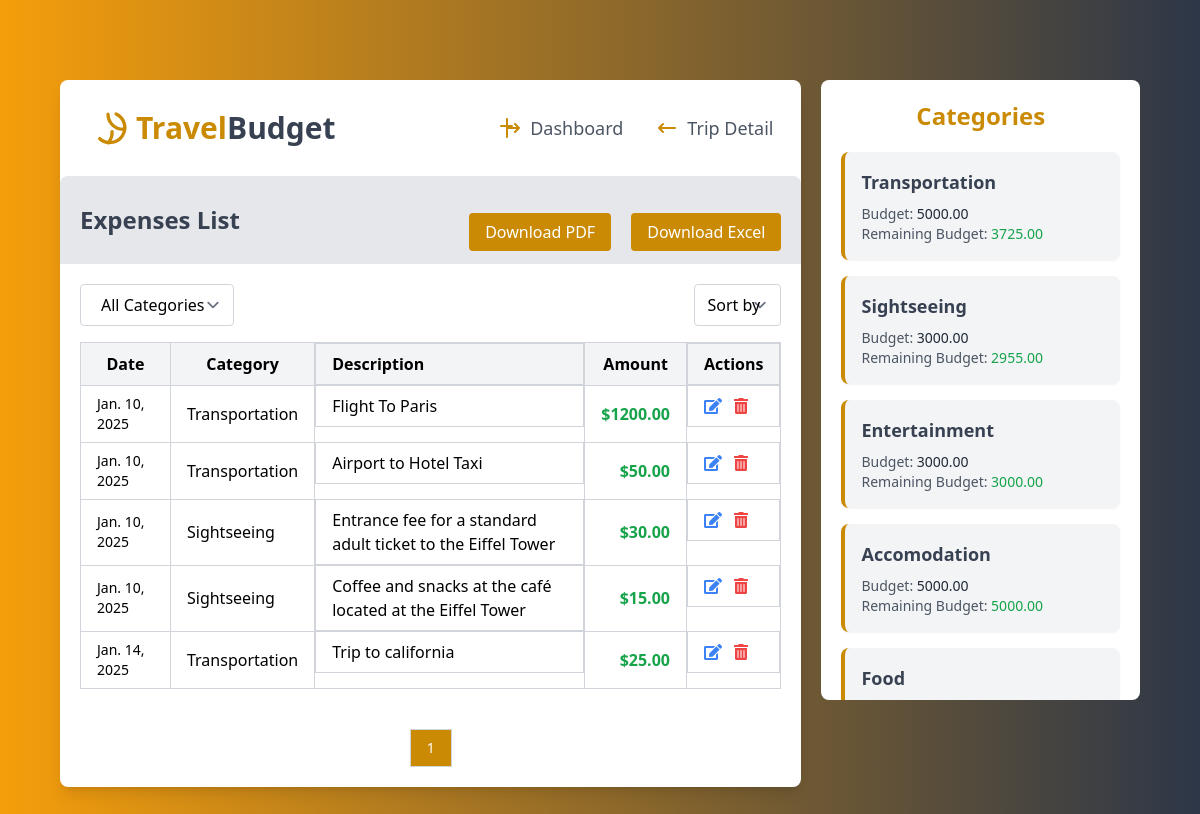
Page /expenses/1/expenses/ on the committed database.
### expenses/models.py (models this page shows, shortened)
class Expense(models.Model):
    trip = models.ForeignKey(Trip, on_delete=models.CASCADE, related_name='expenses')
    category = models.ForeignKey(CategoryBudget, on_delete=models.CASCADE, related_name='expenses')
    user = models.ForeignKey(settings.AUTH_USER_MODEL, on_delete=models.CASCADE, related_name='expenses')
    amount = models.DecimalField(max_digits=10, decimal_places=2)
    description = models.CharField(max_length=255)
    date = models.DateField(auto_now_add=True)
    receipt = models.FileField(upload_to='expense_receipts/', blank=True, null=True)

### travel/models.py (models this page shows, shortened)
class CategoryBudget(models.Model):
    trip = models.ForeignKey(Trip, on_delete=models.CASCADE, related_name='category_budgets')  # Link to a trip
    category = models.CharField(max_length=50)  # Name of the category (e.g., Sightseeing)
    budget = models.DecimalField(max_digits=12, decimal_places=2, default=0.00)  # Budget for the category
    def total_expenses(self):
        return sum(expense.amount for expense in self.expenses.all())
    def remaining_budget(self):
        return self.budget - self.total_expenses()

### expenses/views.py (the view)
# urls.py: path('<int:trip_id>/expenses/', views.expense_list, name='expense-list'),
def expense_list(request, trip_id):
    trip = get_object_or_404(Trip, id=trip_id)
    sort_by = request.GET.get('sort', '')
    expenses = trip.expenses.all()
    if sort_by == 'date':
        expenses = expenses.order_by('date')  # Sort by date
    elif sort_by == 'amount':
        expenses = expenses.order_by('amount')  # Sort by amount
    category_filter = request.GET.get('category')
    if category_filter:
        expenses = expenses.filter(category__category=category_filter)
    paginator = Paginator(expenses, 5)  # 5 expenses per page
    page_number = request.GET.get('page')
    expenses_page = paginator.get_page(page_number)
    categories = CategoryBudget.objects.filter(trip=trip).values_list('category', flat=True)
    category = CategoryBudget.objects.filter(trip=trip)
    return render(request, 'expenses/expense_list.html', {
        'trip': trip,
        'expenses': expenses,
        'expenses': expenses_page,  # Use the paginated object
        'categories': categories,  # Pass categories for the dropdown
        'category': category,  # Pass categories for the dropdown
        'selected_category': category_filter,  # Pass the selected category to retain the filter
    })

### expenses/templates/expenses/expense_list.html (shortened to what this page needs)
{% extends 'base.html' %}
{% block main %}
<div class="bg-yellow-gray md:min-h-screen py-20">
    <div class="w-[90%] mx-auto flex md:flex-row gap-5 flex-col">
        <div class="md:w-[70%] w-full bg-white rounded-lg shadow-lg">
            <div class="flex justify-between items-center p-7">
                <div>
                    <a href="/" class="text-4xl font-bold flex items-center gap-2 text-gray-700 hover:text-gray-900 transition duration-300">
                        <svg xmlns="http://www.w3.org/2000/svg" class="h-10 w-10 text-yellow-600" fill="none" viewBox="0 0 24 24" stroke="currentColor">
                            <path stroke-linecap="round" stroke-linejoin="round" stroke-width="2" d="M16.88 3.549a9 9 0 11-9.831 14.835m7.398-4.148A9.05 9.05 0 0112 21v.01M21 12.74a9.05 9.05 0 01-9-9" />
                        </svg>
                        <h3 class="text-3xl font-extrabold">
                            <span class="text-yellow-600">Travel</span>Budget
                        </h3>
                    </a>
                </div>
                <div id="nav-links" class="hidden md:flex space-x-8 text-lg font-medium text-gray-600">
                    <li class="flex items-center gap-2">
                        <svg xmlns="http://www.w3.org/2000/svg" class="h-6 w-6 text-yellow-600" fill="none" viewBox="0 0 24 24" stroke="currentColor">
                            <path stroke-linecap="round" stroke-linejoin="round" stroke-width="2" d="M3 10h11M9 21V3M17 16l4-4m0 0l-4-4m4 4H9" />
                        </svg>
                        <a href="{% url 'dashboard' %}" class="hover:text-yellow-600 transition duration-300">Dashboard</a>
                    </li>
                    <li class="flex items-center gap-2">
                        <svg xmlns="http://www.w3.org/2000/svg" class="h-6 w-6 text-yellow-600" fill="none" viewBox="0 0 24 24" stroke="currentColor">
                            <path stroke-linecap="round" stroke-linejoin="round" stroke-width="2" d="M8 16l-4-4m0 0l4-4m-4 4h16" />
                        </svg>
                        <a href="{% url 'trip_detail' trip.id %}" class="hover:text-yellow-600 transition duration-300">Trip Detail</a>
                    </li>
                </div>
            </div>
            <div class="p-5 bg-gray-200 flex flex-col md:flex-row space-y-6 md:space-x-0 justify-between items-center rounded-t-lg">
                <h2 class="text-2xl font-bold text-gray-700">Expenses List</h2>
                <div class="space-x-4 ">
                    <a href="{% url 'download-expenses-pdf' trip.id %}" class="text-white bg-yellow-600 px-4 py-2 rounded hover:bg-yellow-500 transition">Download PDF</a>
                    <a href="{% url 'download-expenses' trip.id %}" class="text-white bg-yellow-600 px-4 py-2 rounded hover:bg-yellow-500 transition">Download Excel</a>
                </div>
            </div>
            <div class="p-5">
                <div class="flex justify-between mb-4">
                    <form method="GET">
                        <select name="category" class="border-gray-300 rounded px-5 py-2" onchange="this.form.submit()">
                            <option value="">All Categories</option>
                        </select>
                    </form>
                    <form method="get" id="sortForm">
                        <select
                            name="sort"
                            class="border-gray-300 rounded px-3 py-2"
                            onchange="document.getElementById('sortForm').submit();">
                            <option value="">Sort by</option>
                        </select>
                    </form>
                </div>
                <table class="w-full border-collapse border border-gray-300">
                    <thead class="bg-gray-100">
                        <tr>
                            <th class="border border-gray-300 px-4 py-2">Date</th>
                            <th class="border border-gray-300 px-4 py-2">Category</th>
                            <th class="border hidden md:flex border-gray-300 px-4 py-2">Description</th>
                            <th class="border border-gray-300 px-4 py-2">Amount</th>
                            <th class="border hidden md:flex border-gray-300 px-4 py-2">Actions</th>
                        </tr>
                    </thead>
                    <tbody>
                        {% for expense in expenses %}
                        <tr class="hover:bg-gray-50">
                            <td class="border border-gray-300 px-4 text-sm py-2">{{ expense.date }}</td>
                            <td class="border border-gray-300 px-4 py-2">{{ expense.category.category }}</td>
                            <td class="border hidden md:flex border-gray-300 px-4 py-2">{{ expense.description }}</td>
                            <td class="border border-gray-300 px-4 py-2 text-right text-green-600 font-bold">
                                ${{ expense.amount }}
                            </td>
                            <td class="border hidden md:flex space-x-3 border-gray-300 px-4 py-2 text-center">
                                <a href="{% url 'edit-expense' trip.id expense.id %}" class="text-blue-500 hover:text-blue-700">
                                    <i class="fas fa-edit"></i>
                                </a>
                                <a href="{% url 'delete-expense' trip.id expense.id %}" class="text-red-500 hover:text-red-700">
                                    <i class="fas fa-trash-alt"></i>
                                </a>
                            </td>
                        </tr>
                        {% endfor %}
                    </tbody>
                </table>
            </div>
            <div class="p-5 flex flex-wrap justify-center items-center space-x-1 text-sm">
                {% for page_num in expenses.paginator.page_range %}
                <a href="?page={{ page_num }}"
                class="px-4 py-2 border border-gray-300 {% if expenses.number == page_num %}bg-yellow-600 text-white{% else %}bg-gray-200{% endif %} hover:bg-yellow-500 transition">
                    {{ page_num }}
                </a>
                {% endfor %}
            </div>
        </div>
        <div class="md:w-[30%] h-[620px] w-full bg-white rounded-lg p-5 overflow-y-auto">
            <h3 class="text-2xl text-center font-bold text-yellow-600 mb-5"> Categories </h3>
            <div>
                <ul class="space-y-4">
                    {% for cat in category %}
                        <li class="bg-gray-100 border-l-4 border-yellow-600 p-4 rounded-lg shadow-sm hover:shadow-md hover:bg-yellow-600 transition duration-300 ease-in-out">
                            <h6 class="font-semibold text-gray-700 text-lg mb-2">{{ cat.category }}</h6>
                            <p class="text-gray-600 text-sm">
                                Budget: <span class="font-medium text-gray-800">{{ cat.budget }}</span>
                            </p>
                            <p class="text-gray-600 text-sm">
                                Remaining Budget:
                                <span class="font-medium {% if category.remaining_budget < 0 %}text-red-600{% else %}text-green-600{% endif %}">
                                    {{ cat.remaining_budget }}
                                </span>
                            </p>
                        </li>
                    {% endfor %}
                </ul>
            </div>
        </div>
    </div>
</div>
{% endblock %}

### rows in the picture
Expense: date "Jan. 10, 2025", category.category "Transportation", description "Flight To Paris", amount "1200.00"
Expense: date "Jan. 10, 2025", category.category "Transportation", description "Airport to Hotel Taxi", amount "50.00"
Expense: date "Jan. 10, 2025", category.category "Sightseeing", description "Entrance fee for a standard adult ticket to the Eiffel Tower", amount "30.00"
Expense: date "Jan. 10, 2025", category.category "Sightseeing", description "Coffee and snacks at the café located at the Eiffel Tower", amount "15.00"
Expense: date "Jan. 14, 2025", category.category "Transportation", description "Trip to california", amount "25.00"
CategoryBudget: category "Transportation", budget "5000.00", remaining_budget "3725.00"
CategoryBudget: category "Sightseeing", budget "3000.00", remaining_budget "2955.00"
CategoryBudget: category "Entertainment", budget "3000.00", remaining_budget "3000.00"
CategoryBudget: category "Accomodation", budget "5000.00", remaining_budget "5000.00"
CategoryBudget: category "Food"

### other values in the picture
{{ page_num }} "1"
